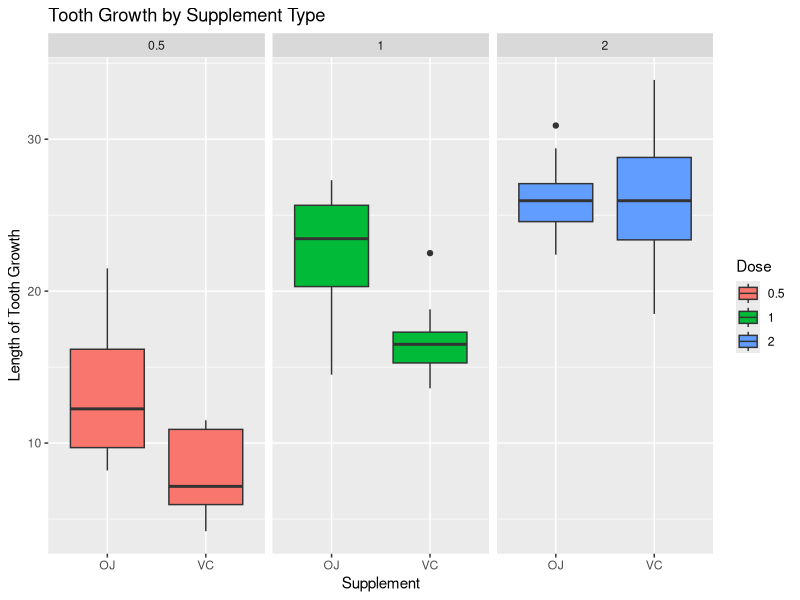
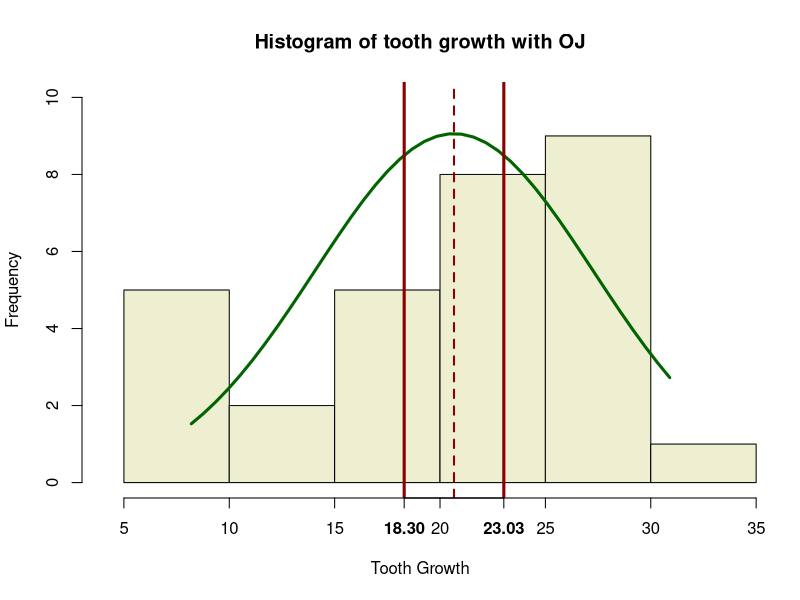
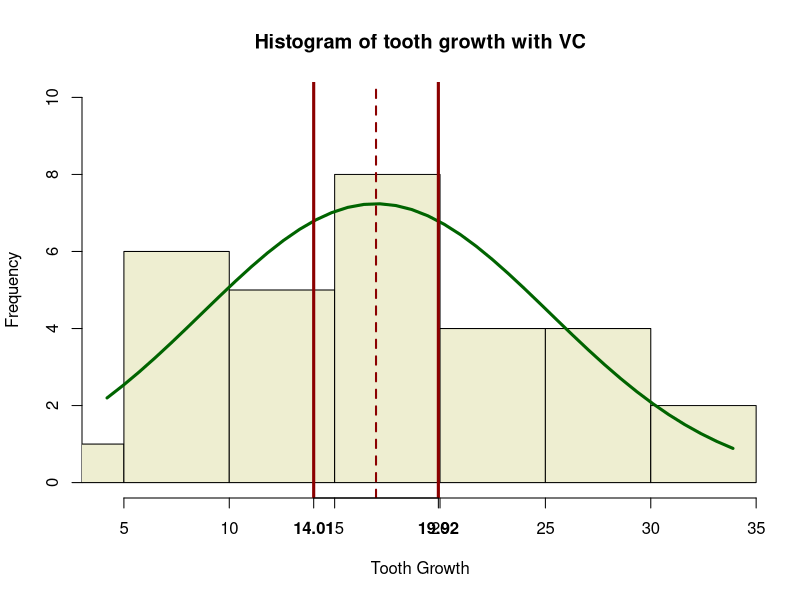
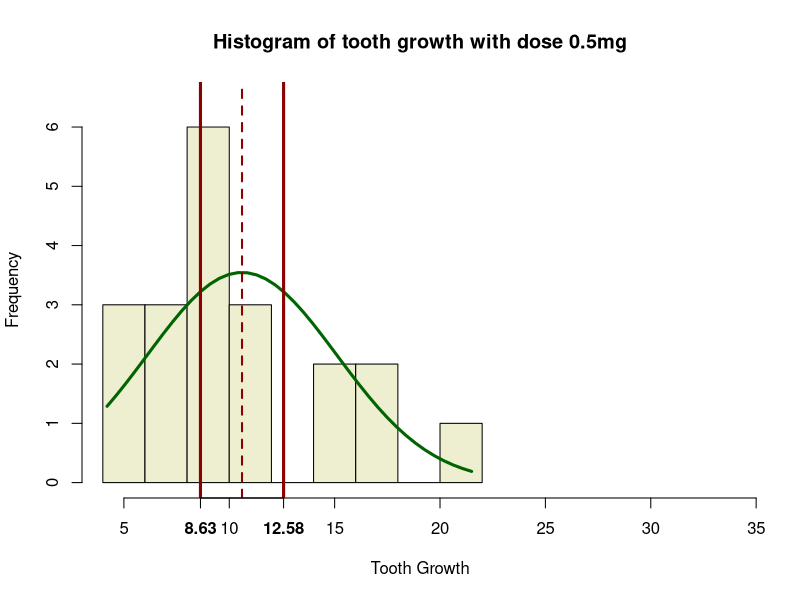
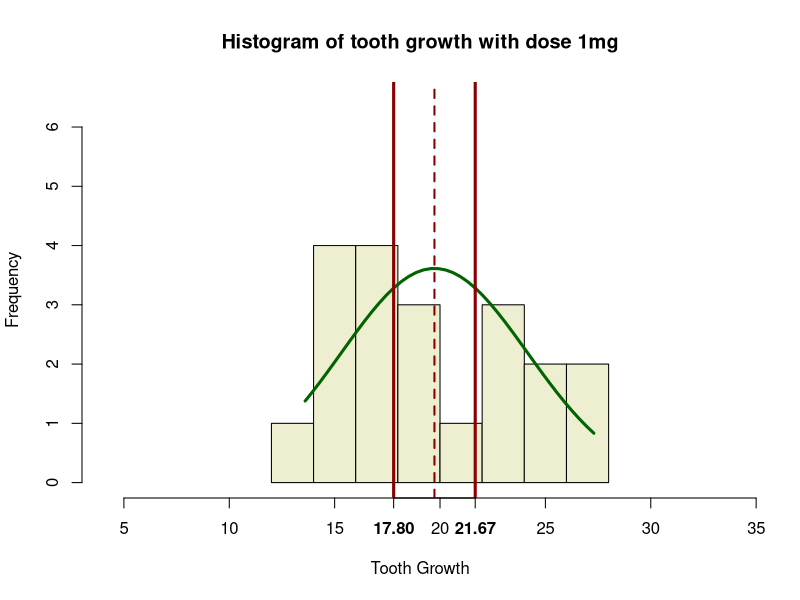
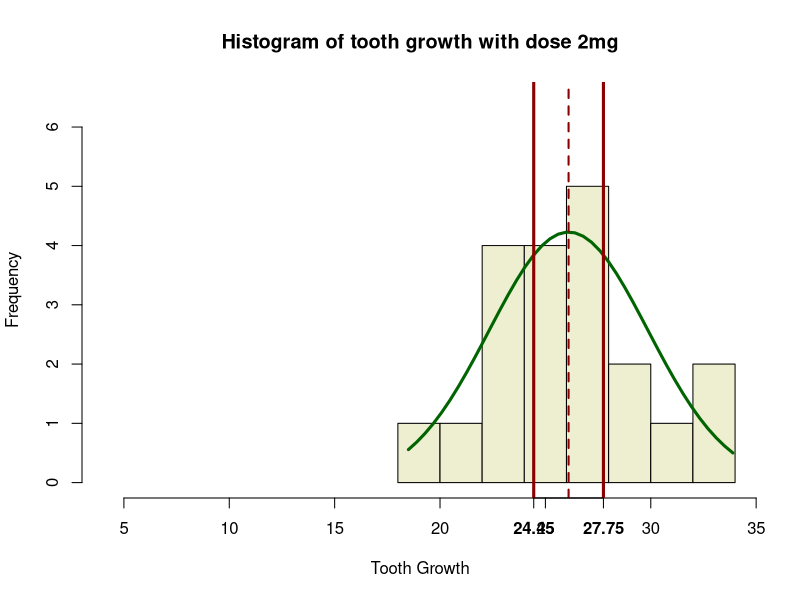

These charts were generated, in order, by the following R code:
## ---- chunk 1
data <- transform(ToothGrowth, dose = as.factor(dose))
summary(data)
## ---- chunk 2
library(ggplot2)
g <- ggplot(data, aes(x = supp, y = len, fill = dose)) + geom_boxplot() +
    facet_grid(. ~ dose) + 
    ggtitle("Tooth Growth by Supplement Type") +
    xlab("Supplement") + ylab("Length of Tooth Growth") +
    guides(fill = guide_legend(title = "Dose"))
print(g)
## ---- chunk 3
conf <- lapply(split(data, data$supp), function(dataForSupp) {
    lens <- dataForSupp$len
    mean(lens) + c(-1, 1) * qnorm(0.975) * sd(lens) / sqrt(length(lens))
    })
analysis <- lapply(names(conf), function(supp) {
    lens <- data[data$supp == supp, "len"]    
    h <- hist(lens, xlim = range(data$len), ylim = range(0, 10),
              main = paste0("Histogram of tooth growth with ", supp),
              xlab = "Tooth Growth", ylab = "Frequency", col = "lightyellow2")
    xfit <- seq(min(lens), max(lens), length = 40) 
    yfit <- dnorm(xfit, mean = mean(lens), sd = sd(lens)) 
    yfit <- yfit * diff(h$mids[1:2]) * length(lens) 
    lines(xfit, yfit, col = "darkgreen", lt = 1, lw = 3)
    abline(v = mean(lens), col = "darkred", lt = 2, lw = 2)
    abline(v = conf[[supp]], col = "darkred", lt = 1, lw = 3)
    axis(1, font = 2, at = conf[[supp]], labels = sprintf("%2.2f", conf[[supp]]))
    paste0("For supplement ", supp, ", the tooth growth is between ", 
           sprintf("%2.2f", conf[[supp]][1]), " and ", 
           sprintf("%2.2f", conf[[supp]][2]), " with 95% confidence.")
    })
## ---- chunk 4
conf <- lapply(split(data, data$dose), function(dataForDose) {
    lens <- dataForDose$len
    mean(lens) + c(-1, 1) * qnorm(0.975) * sd(lens) / sqrt(length(lens))
    })
analysis <- lapply(names(conf), function(dose) {
    lens <- data[data$dose == dose, "len"]    
    h <- hist(lens, breaks = 8, xlim = range(data$len), ylim = range(0, 6.5),              
              main = paste0("Histogram of tooth growth with dose ", dose, "mg"),
              xlab = "Tooth Growth", ylab = "Frequency", col = "lightyellow2")
    xfit <- seq(min(lens), max(lens), length = 40) 
    yfit <- dnorm(xfit, mean = mean(lens), sd = sd(lens)) 
    yfit <- yfit * diff(h$mids[1:2]) * length(lens) 
    lines(xfit, yfit, col = "darkgreen", lt = 1, lw = 3)
    abline(v = mean(lens), col = "darkred", lt = 2, lw = 2)
    abline(v = conf[[dose]], col = "darkred", lt = 1, lw = 3)
    axis(1, font = 2, at = conf[[dose]], labels = sprintf("%2.2f", conf[[dose]]))
    paste0("For dose ", dose, "mg, the tooth growth is between ", 
           sprintf("%2.2f", conf[[dose]][1]), " and ", 
           sprintf("%2.2f", conf[[dose]][2]), " with 95% confidence.")
    })
